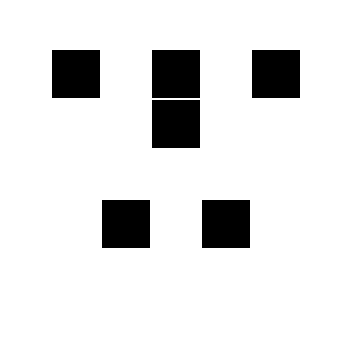
Frame 1 (no input)
Frame 60 (the mouse pressed at the canvas centre just before this capture): identical to frame 1, image omitted
Frame 120 (the mouse held since frame 60 and released just before this capture): identical to frame 1, image omitted

The Processing sketch that drew this single still picture (run headless with seeded random() and noise(); from frame 60 on, the mouse is pressed at the canvas centre):

// Processing sketch: processing_11722
// ── processing_11722.pde

// 5x5 grid - Simple Space Men

int[][] grid = new int[5][5]; 

int gridsize = 50;


void setup(){
  size(350,350);
  background(255);
  grid[0][0] = 1;
  grid[0][2] = 1;
  randomGrid();
  symmetricalGrid();
}

void draw(){
  
 
  if(frameCount%100 == 0) symmetricalGrid(); 
  
   
  rotate(HALF_PI);
  translate(50,-300);
  
  for (int i=0; i<5; i++){ // i = columns
    for (int j=0; j<5; j++){ // j = rows
      int value = grid[j][i]; // get value for row 0, column i
      if (value == 1) fill(0);
      else fill(255);
      noStroke();
      rect(i*gridsize,j*gridsize,gridsize-2,gridsize-2); // draw the square
    }
  }

}


void randomGrid(){
  
    for (int i=0; i<5; i++){ // i = columns
    for (int j=0; j<5; j++){ // j = rows
      grid[j][i] = int(random(2));
    }
  }
  
}

void symmetricalGrid(){

  grid[4] = grid[0]; // make row 4 the same as row 2
  grid[3] = grid[1]; // make row 4 the same as row 2
  
  
}

void mouseReleased(){
  randomGrid();
  symmetricalGrid();
}
